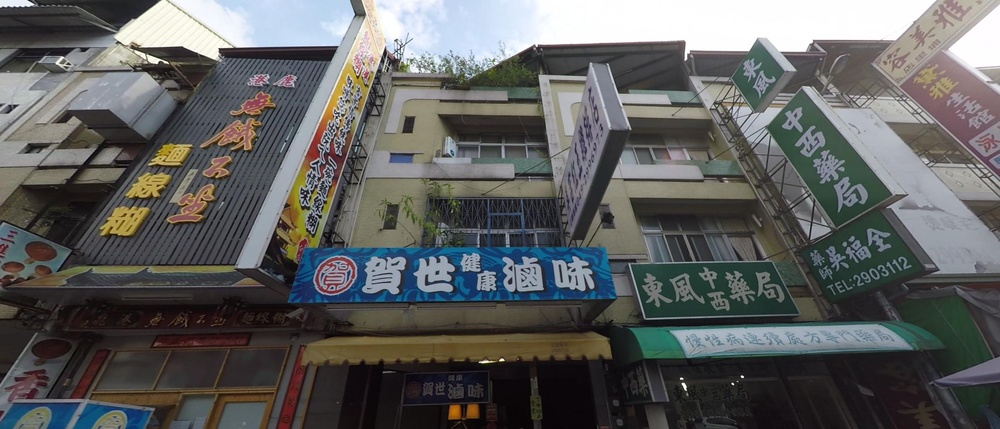
%> input picture MATLAB/SIFT match/41.jpg, 1000 x 429 px, shrunk from 2378 x 1019 before the run
$ octave siftMatch.m   (GNU Octave 9; MATLAB toolbox functions it lacks are replaced by stand-ins)
%> lines starting %> are read from the running program, lines starting %| are printed output that depends on the picture
### MATLAB/SIFT match/sift.m
% This function returns IMAGE's SIFT keypoints.
%   Input parameters:
%     img: the image.
%
%   Returned:
%     descriptors: a K-by-128 matrix, where each row gives an invariant
%         descriptor for one of the K keypoints.  The descriptor is a vector
%         of 128 values normalized to unit length.
%     locs: K-by-4 matrix, in which each row has the 4 values for a
%         keypoint location (row, column, scale, orientation).  The
%         orientation is in the range [-PI, PI] radians.
%
% Credits: Thanks for initial version of this program to D. Alvaro and
%          J.J. Guerrero, Universidad de Zaragoza (modified by D. Lowe)

function [descriptors, locs] = sift(img)

% If you have the Image Processing Toolbox, you can uncomment the following lines to allow input of color images, which will be converted to grayscale.
if (ndims(img)==3)%isrgb(img)
   img = rgb2gray(img);
end

[rows, cols] = size(img);

% Convert into PGM imagefile, readable by "keypoints" executable
f = fopen('tmp.pgm', 'w');
if f == -1
    error('Could not create file tmp.pgm.');
end
fprintf(f, 'P5\n%d\n%d\n255\n', cols, rows);
fwrite(f, img', 'uint8');
fclose(f);

% Call keypoints executable
if isunix
    command = '!./sift ';
else
    command = '!siftWin32 ';
end
command = [command ' <tmp.pgm >tmp.key'];
eval(command);

% Open tmp.key and check its header
g = fopen('tmp.key', 'r');
if g == -1
    error('Could not open file tmp.key.');
end
[header, count] = fscanf(g, '%d %d', [1 2]);
if count ~= 2
    error('Invalid keypoint file beginning.');
end
num = header(1);
len = header(2);
if len ~= 128
    error('Keypoint descriptor length invalid (should be 128).');
end

% Creates the two output matrices (use known size for efficiency)
locs = double(zeros(num, 4));
descriptors = double(zeros(num, 128));

% Parse tmp.key
for i = 1:num
    [vector, count] = fscanf(g, '%f %f %f %f', [1 4]); %row col scale ori
    if count ~= 4
        error('Invalid keypoint file format');
    end
    locs(i, :) = vector(1, :);

    [descrip, count] = fscanf(g, '%d', [1 len]);
    if (count ~= 128)
        error('Invalid keypoint file value.');
    end
    % Normalize each input vector to unit length
    descrip = descrip / sqrt(sum(descrip.^2));
    descriptors(i, :) = descrip(1, :);
end
fclose(g);

delete('tmp.pgm');

### MATLAB/SIFT match/siftMatch.m
%clear,clc;

% Find SIFT keypoints for each image
img1 = imread('41.jpg');
%> img1 is the input picture: size 429x1000x3 uint8; mean R, G, B 95.5, 96.3, 95.5
img2 = imread('44.jpg');
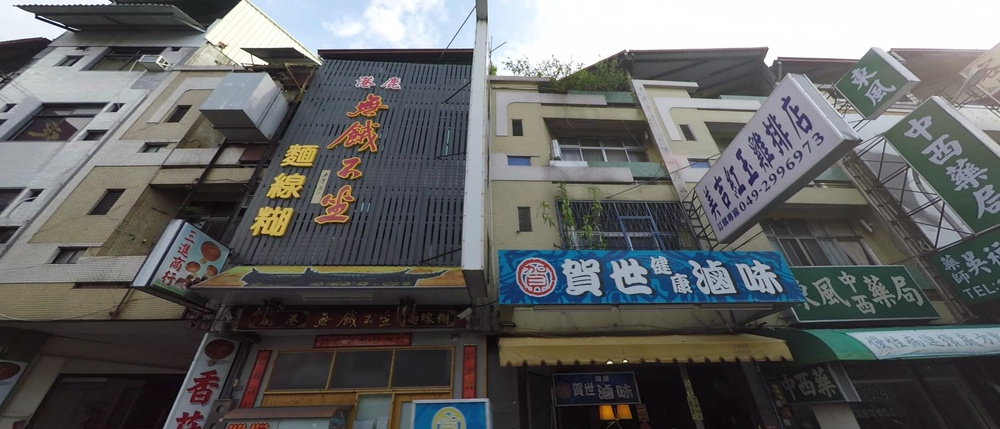
%> input picture MATLAB/SIFT match/44.jpg, 1000 x 429 px, shrunk from 2378 x 1019 before the run
%> img2 is the input picture: size 429x1000x3 uint8; mean R, G, B 99.7, 100.3, 100.2

[des1, loc1] = sift(img1);
%> in sift, `img = rgb2gray(img);`:
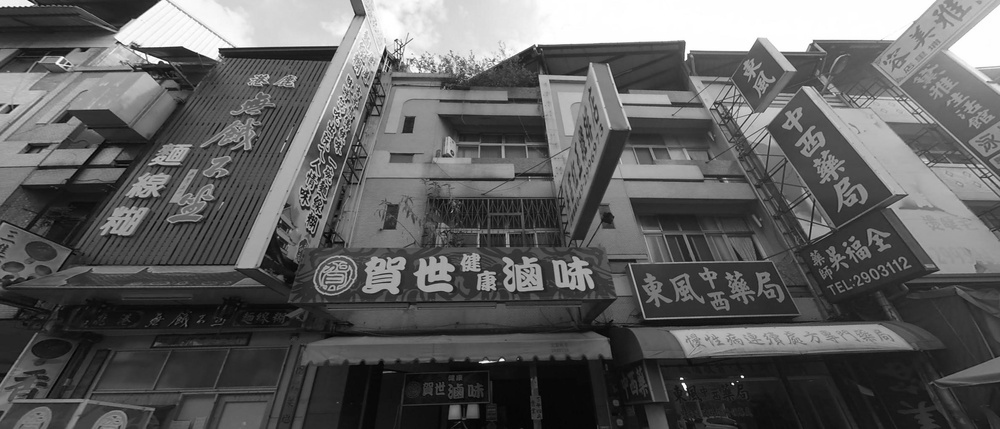
%> img: size 429x1000 uint8; min 2, max 255, mean 96
%> the run ends on the next line
